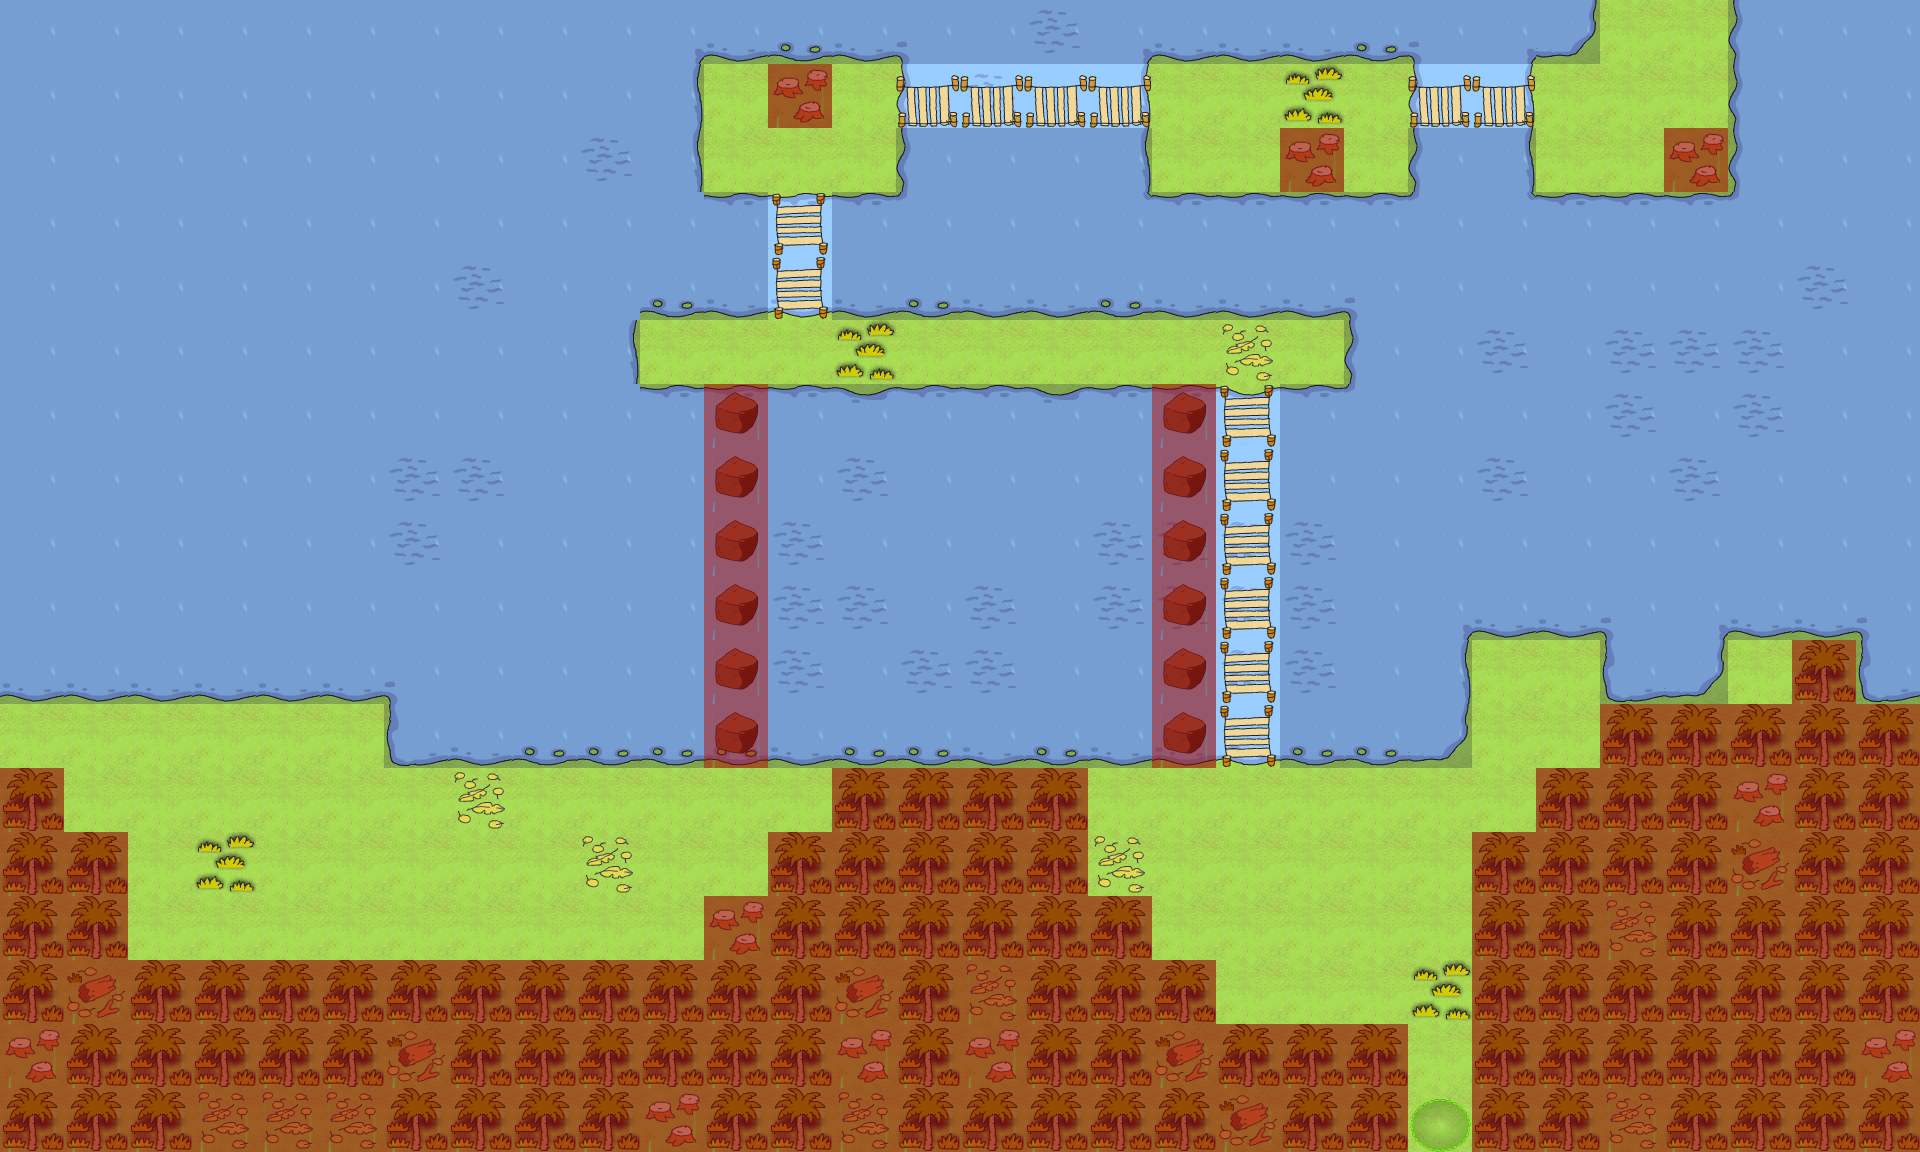

A 2D game scene composited from a Tiled map and its tileset images. What follows is a short description and the map's XML, with each tile layer's data collapsed to a summary:
An orthogonal 30x18 tile map with 64x64 px tiles, 5 tile layers (ground, water, bridge/rock, trees, ...), 7 tilesets and 10 objects (2x characters/enemies/crocodiles/green_croc, characters/enemies/crocodiles/blue_croco, characters/enemies/crocodiles/white_croc, characters/player/player_one, characters/npcs/myla/myla, ...).

<map version="1.0" orientation="orthogonal" renderorder="right-down" width="30" height="18" tilewidth="64" tileheight="64" nextobjectid="11">
 <tileset firstgid="1" name="water" tilewidth="64" tileheight="64">
  <image source="../../../../tiles/water.png" width="320" height="1216" />
 </tileset>
 <tileset firstgid="96" name="jungle" tilewidth="64" tileheight="64">
  <image source="../../../../tiles/jungle.png" width="320" height="1216" />
 </tileset>
 <tileset firstgid="191" name="paths" tilewidth="64" tileheight="64">
  <image source="../../../../tiles/paths.png" width="320" height="1216" />
 </tileset>
 <tileset firstgid="286" name="objects" tilewidth="64" tileheight="64">
  <image source="../../../../tiles/objects.png" width="320" height="1216" />
 </tileset>
 <tileset firstgid="381" name="sand" tilewidth="64" tileheight="64">
  <image source="../../../../tiles/sand.png" width="320" height="1216" />
 </tileset>
 <tileset firstgid="476" name="walls" tilewidth="64" tileheight="64">
  <image source="../../../../tiles/walls.png" width="320" height="1216" />
 </tileset>
 <tileset firstgid="571" name="special" tilewidth="64" tileheight="64">
  <image source="../../../../tiles/special.png" width="320" height="1216" />
 </tileset>
 <layer name="ground" width="30" height="18">
  <data>[540 cells, 540 non-empty, 1 distinct tile ids]</data>
 </layer>
 <layer name="water" width="30" height="18">
  <data>[540 cells, 310 non-empty, 14 distinct tile ids]</data>
 </layer>
 <layer name="bridge/rock" width="30" height="18">
  <data>[540 cells, 27 non-empty, 4 distinct tile ids]</data>
 </layer>
 <layer name="trees" width="30" height="18">
  <data>[540 cells, 142 non-empty, 5 distinct tile ids]</data>
 </layer>
 <objectgroup name="Object Layer 1">
  <object id="1" name="characters/enemies/crocodiles/green_crocodile/croc_1" gid="296" x="768" y="640" width="64" height="64" />
  <object id="2" name="characters/enemies/crocodiles/blue_crocodile/croc_0" gid="296" x="768" y="704" width="64" height="64" />
  <object id="3" name="characters/enemies/crocodiles/white_crocodile/croc_2" gid="296" x="768" y="576" width="64" height="64" />
  <object id="4" name="characters/player/player_one" gid="286" x="1408" y="1088" width="64" height="64" />
  <object id="5" name="characters/npcs/myla/myla" gid="286" x="1408" y="1152" width="64" height="64" />
  <object id="6" name="characters/enemies/crocodiles/green_crocodile/croc_3" gid="296" x="768" y="512" width="64" height="64" />
  <object id="7" name="tile_trigger/end_level" gid="292" x="1664" y="64" width="64" height="64" />
  <object id="8" name="tile_trigger/end_level_2" gid="292" x="1600" y="64" width="64" height="64" />
  <object id="9" name="player_data/player_data" gid="287" x="704" y="896" width="64" height="64" />
  <object id="10" name="tile_trigger/exit_level_start" gid="292" x="1408" y="1152" width="64" height="64" />
 </objectgroup>
 <layer name="SpecialLayer" width="30" height="18">
  <data>[540 cells, 436 non-empty, 3 distinct tile ids]</data>
 </layer>
</map>
